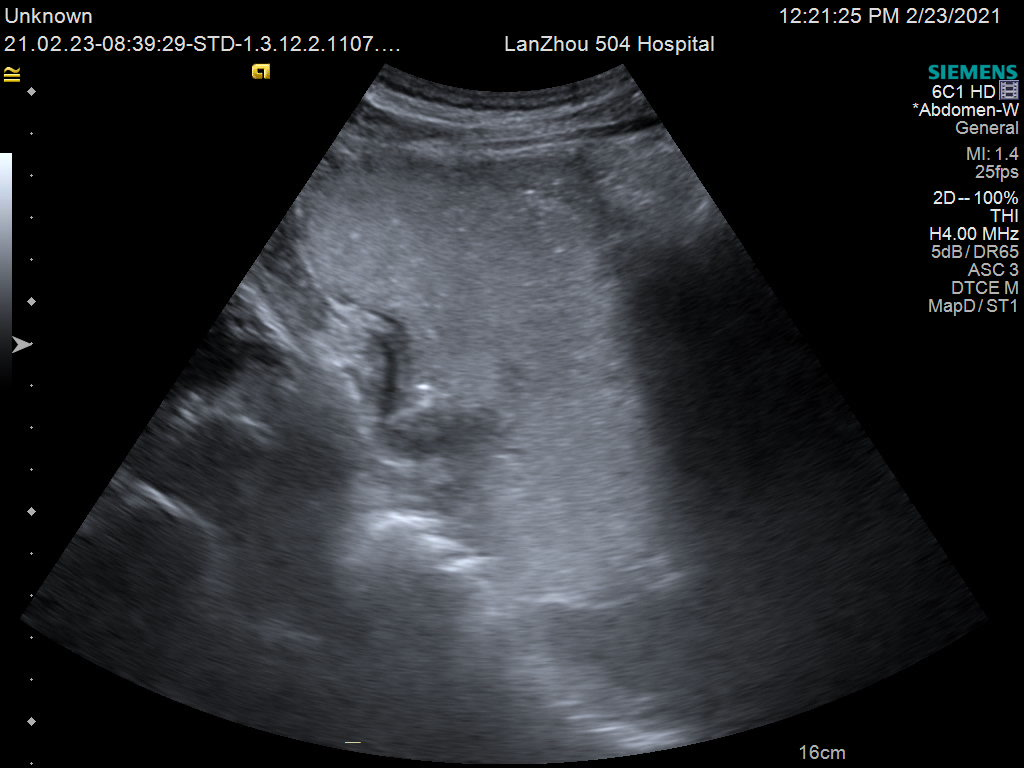
#> input picture data/extracted_external_province_review/中核五〇四医院/图片/hbd1-1.jpg, 1024 x 768 px
$ python -i preprocess_direct_surgery_datasets.py   (imports and definitions only)
#> lines starting #> are read from the running program, lines starting #| are printed output that depends on the picture; after the words box and inside, x2 and y2 are one past the last pixel; in counts of white or black regions, pixels touching at a corner belong together
#!/usr/bin/env python
"""
统一预处理协和内部数据集和外部测试集中的胃癌直接手术图像。

输出内容包括：
1. 原图 JPG
2. 去 UI 裁剪图
3. ROI 紧框裁剪图
4. 原图 / 去 UI / ROI 三套 overlay
5. 原图 / 去 UI / ROI 三套 LabelMe 标注
6. 原图 / 去 UI / ROI 三套二值 ROI mask
7. manifest.csv 和 unmatched_files.csv
"""

from __future__ import annotations

import argparse
import csv
import json
import re
import shutil
import tempfile
from collections import defaultdict
from dataclasses import dataclass
from pathlib import Path
from typing import Dict, Iterable, List, Optional, Sequence, Tuple

import cv2
import nibabel as nib
import numpy as np
import pydicom


ROOT = Path(__file__).resolve().parents[1]
OUTPUT_ROOT = ROOT / "processed_datasets"

DEFAULT_DATASET_CONFIGS = {
    "internal": {
        "source": ROOT / "协和内部数据集" / "直接手术",
        "output": OUTPUT_ROOT / "internal_direct_surgery",
    },
    "external": {
        "source": ROOT / "胃癌直接手术外部测试集" / "直接手术图片",
        "output": OUTPUT_ROOT / "external_direct_surgery",
    },
}

EXTERNAL_CENTER_NAMES = {
    "三明市第二医院",
    "福建省肿瘤医院",
    "莆田学院附属医院",
    "莆田市第一医院",
    "北京友谊医院",
    "佛山市第一人民医院",
    "福建省德化县医院",
    "中核五〇四医院",
    "福建省立医院",
}

EXTERNAL_CENTER_ALIASES = {
    "中核五O四医院": "中核五〇四医院",
}


def normalize_external_center_name(name: str) -> str:
    return EXTERNAL_CENTER_ALIASES.get(name, name)

IMAGE_EXTENSIONS = {".jpg", ".jpeg", ".bmp", ".png", ".dcm"}
MASK_EXTENSIONS = {".nii", ".nii.gz", ".gz"}

# 主要用于 crop_ui。思路是先按数据集与分辨率套用稳定的大框，
# 目标是稳定去掉 UI，而不是追求最紧主体框。
RESOLUTION_UI_PRESETS = {
    "internal_2018": {
        (960, 720): (0.08, 0.12, 0.91, 0.91),
        (1280, 1024): (0.08, 0.10, 0.92, 0.90),
    },
    "internal_2019": {
        (960, 720): (0.08, 0.12, 0.91, 0.91),
        (768, 576): (0.08, 0.12, 0.91, 0.91),
    },
    "internal_2020_2023": {
        (1280, 960): (0.12, 0.10, 0.90, 0.86),
        (1552, 970): (0.12, 0.10, 0.90, 0.86),
        (1292, 970): (0.12, 0.10, 0.90, 0.86),
        (1440, 1080): (0.12, 0.10, 0.90, 0.86),
        (960, 720): (0.10, 0.10, 0.90, 0.88),
    },
    "internal_2024": {
        (1280, 960): (0.11, 0.11, 0.91, 0.87),
        (1552, 873): (0.10, 0.08, 0.92, 0.88),
        (1920, 1080): (0.10, 0.08, 0.92, 0.88),
        (1442, 802): (0.10, 0.08, 0.92, 0.88),
    },
    "internal_2025": {
        (1280, 960): (0.10, 0.11, 0.91, 0.89),
        (1286, 1028): (0.10, 0.11, 0.91, 0.89),
    },
    "external_tumor_hospital": {
        (720, 576): (0.08, 0.08, 0.92, 0.90),
        (768, 576): (0.08, 0.08, 0.92, 0.90),
        (800, 600): (0.08, 0.08, 0.92, 0.90),
        (960, 720): (0.10, 0.10, 0.90, 0.88),
        (1024, 576): (0.08, 0.08, 0.92, 0.90),
        (1024, 768): (0.08, 0.08, 0.92, 0.90),
        (1452, 1038): (0.08, 0.08, 0.92, 0.90),
        (1460, 1080): (0.08, 0.08, 0.92, 0.90),
        (1552, 970): (0.08, 0.08, 0.92, 0.90),
        (1552, 874): (0.08, 0.08, 0.92, 0.90),
        (1656, 992): (0.08, 0.08, 0.92, 0.90),
        (640, 480): (0.10, 0.10, 0.90, 0.88),
        (800, 555): (0.08, 0.08, 0.92, 0.90),
        (1280, 1024): (0.08, 0.08, 0.92, 0.90),
        (1920, 1080): (0.08, 0.08, 0.92, 0.90),
    },
    "external_putian2": {
        (1280, 960): (0.09, 0.11, 0.91, 0.86),
    },
    "external_putian1": {
        (720, 480): (0.11, 0.06, 0.86, 0.92),
        (768, 576): (0.14, 0.12, 0.85, 0.88),
        (960, 720): (0.10, 0.08, 0.90, 0.93),
        (1292, 970): (0.09, 0.08, 0.89, 0.92),
        (1200, 920): (0.09, 0.08, 0.89, 0.92),
        (1920, 1200): (0.10, 0.08, 0.88, 0.92),
        (1340, 1150): (0.09, 0.08, 0.89, 0.92),
        (680, 412): (0.10, 0.08, 0.90, 0.92),
        (1182, 899): (0.09, 0.08, 0.89, 0.92),
        (1300, 950): (0.09, 0.08, 0.89, 0.92),
    },
    "external_sanming": {
        (960, 720): (0.15, 0.13, 0.92, 0.90),
        (1280, 960): (0.15, 0.13, 0.92, 0.90),
    },
}


@dataclass
class FileEntry:
    path: Path
    relative_dir: Path
    base_name: str
    normalized_name: str
    extension: str


@dataclass
class PairEntry:
    image: FileEntry
    mask: FileEntry
    sample_id: str


def ensure_dir(path: Path) -> None:
    path.mkdir(parents=True, exist_ok=True)


# [7 lines left out: function file_extension, not called in this run]


def is_image_file(path: Path) -> bool:
    return file_extension(path) in IMAGE_EXTENSIONS


def is_mask_file(path: Path) -> bool:
    return file_extension(path) in MASK_EXTENSIONS


# [14 lines left out: functions strip_known_extension, normalize_base_name, not called in this run]


def compact_name(name: str) -> str:
    return re.sub(r"\s+", "", name)


# [82 lines left out: functions last_two_tokens, trailing_number, group_prefix, candidate_keys, safe_slug, infer_crop_profile and 1 more, not called in this run]


def relative_dir_parts(entry: FileEntry) -> Tuple[str, ...]:
    return tuple(entry.relative_dir.parts)


# [27 lines left out: functions infer_internal_year, infer_external_center, not called in this run]


def collect_entries(source_root: Path) -> Tuple[List[FileEntry], List[FileEntry]]:
    return collect_entries_from_roots([source_root])


# [241 lines left out: functions collect_entries_from_roots, build_mask_index, match_score, pair_images_and_masks, load_image, normalize_grayscale and 2 more, not called in this run]


def clamp_rect(rect: Tuple[int, int, int, int], width: int, height: int) -> Tuple[int, int, int, int]:
    x1, y1, x2, y2 = rect
    x1 = max(0, min(int(x1), width - 1))
    y1 = max(0, min(int(y1), height - 1))
    x2 = max(x1 + 1, min(int(x2), width))
    y2 = max(y1 + 1, min(int(y2), height))
    return x1, y1, x2, y2


# [10 lines left out: function rect_from_ratios, not called in this run]


def expand_rect(
    rect: Tuple[int, int, int, int],
    width: int,
    height: int,
    margin_x: int,
    margin_y: int,
) -> Tuple[int, int, int, int]:
    x1, y1, x2, y2 = rect
    return clamp_rect((x1 - margin_x, y1 - margin_y, x2 + margin_x, y2 + margin_y), width, height)


# [11 lines left out: function union_rect, not called in this run]


def rect_area_ratio(rect: Tuple[int, int, int, int], width: int, height: int) -> float:
    x1, y1, x2, y2 = rect
    return ((x2 - x1) * (y2 - y1)) / float(width * height)


# [10 lines left out: function rect_contains, not called in this run]


def expand_rect_to_min_area(
    rect: Tuple[int, int, int, int],
    width: int,
    height: int,
    min_ratio: float,
) -> Tuple[int, int, int, int]:
    x1, y1, x2, y2 = rect
    cx = (x1 + x2) / 2.0
    cy = (y1 + y2) / 2.0
    target_w = max(x2 - x1, int(round((width * height * min_ratio) ** 0.5)))
    target_h = max(y2 - y1, int(round((width * height * min_ratio) ** 0.5)))
    new_x1 = int(round(cx - target_w / 2.0))
    new_y1 = int(round(cy - target_h / 2.0))
    new_x2 = new_x1 + target_w
    new_y2 = new_y1 + target_h
    return clamp_rect((new_x1, new_y1, new_x2, new_y2), width, height)


# [24 lines left out: function shrink_rect_to_max_area, not called in this run]


def merge_ui_rect_with_roi(
    base_rect: Tuple[int, int, int, int],
    mask: Optional[np.ndarray],
    width: int,
    height: int,
    *,
    min_area_ratio: float = 0.45,
    max_area_ratio: float = 0.82,
    roi_margin_ratio: float = 0.08,
) -> Tuple[int, int, int, int]:
    rect = base_rect
    roi_guard: Optional[Tuple[int, int, int, int]] = None
    if mask is not None and np.any(mask > 0):
        roi_guard = compute_roi_crop_rect(mask, margin_ratio=roi_margin_ratio)
        if not rect_contains(rect, roi_guard):
            rect = union_rect(rect, roi_guard, width, height)

    ratio = rect_area_ratio(rect, width, height)
    if ratio < min_area_ratio:
        rect = expand_rect_to_min_area(rect, width, height, min_area_ratio)
    elif ratio > max_area_ratio:
        if roi_guard is not None and rect_contains(base_rect, roi_guard):
            rect = base_rect
        else:
            rect = shrink_rect_to_max_area(rect, width, height, max_area_ratio, must_contain=roi_guard)
    return rect


DEFAULT_UI_CROP_RATIOS = (0.08, 0.08, 0.92, 0.90)


def default_ui_crop_rect(width: int, height: int) -> Tuple[int, int, int, int]:
    return rect_from_ratios(width, height, DEFAULT_UI_CROP_RATIOS)


def rect_from_component_mask(mask: np.ndarray) -> Optional[Tuple[int, int, int, int]]:
    count, _, stats, _ = cv2.connectedComponentsWithStats(mask)
    if count <= 1:
        return None
    best_index = 1 + int(np.argmax(stats[1:, cv2.CC_STAT_AREA]))
    x, y, w, h, _ = stats[best_index]
    return int(x), int(y), int(x + w), int(y + h)


# [48 lines left out: functions rect_from_mean_threshold, trim_dark_edges, not called in this run]


def rect_from_bright_component(
    gray: np.ndarray,
    threshold: float,
    open_kernel: int = 5,
    close_kernel: int = 25,
) -> Optional[Tuple[int, int, int, int]]:
    _, thresh = cv2.threshold(gray, threshold, 255, cv2.THRESH_BINARY)
    thresh = cv2.morphologyEx(thresh, cv2.MORPH_OPEN, np.ones((open_kernel, open_kernel), np.uint8))
    thresh = cv2.morphologyEx(thresh, cv2.MORPH_CLOSE, np.ones((close_kernel, close_kernel), np.uint8))
    return rect_from_component_mask(thresh)


def compute_auto_ui_crop_rect(
    image_rgb: np.ndarray,
    profile_key: Optional[str] = None,
    center_name: Optional[str] = None,
    mask: Optional[np.ndarray] = None,
) -> Tuple[int, int, int, int]:
    gray = cv2.cvtColor(image_rgb, cv2.COLOR_RGB2GRAY)
    height, width = gray.shape
    border = max(8, min(height, width) // 20)
    border_pixels = np.concatenate(
        [
            gray[:border, :].ravel(),
            gray[-border:, :].ravel(),
            gray[:, :border].ravel(),
            gray[:, -border:].ravel(),
        ]
    )
    default_threshold = float(np.percentile(border_pixels, 95) + 5)

    def finalize(rect: Tuple[int, int, int, int]) -> Tuple[int, int, int, int]:
        return merge_ui_rect_with_roi(rect, mask, width, height)

    preset = None
    if profile_key is not None:
        preset = RESOLUTION_UI_PRESETS.get(profile_key, {}).get((width, height))
    if preset is not None:
        return finalize(rect_from_ratios(width, height, preset))

    if center_name == "福建省肿瘤医院":
        trim_threshold = max(default_threshold, float(np.mean(border_pixels) + 1.0))
        rect = rect_from_mean_threshold(gray, trim_threshold, trim_threshold)
        if rect is None:
            rect = rect_from_bright_component(gray, trim_threshold)
        if rect is not None:
            rect = expand_rect(rect, width, height, max(18, int(width * 0.04)), max(18, int(height * 0.04)))
            return finalize(rect)

    if center_name == "莆田学院附属医院":
        component_threshold = max(default_threshold, float(np.mean(border_pixels) + 6.0))
        rect = rect_from_bright_component(gray, component_threshold, open_kernel=5, close_kernel=31)
        if rect is not None:
            rect = expand_rect(rect, width, height, max(20, int(width * 0.10)), max(20, int(height * 0.08)))
            return finalize(rect)

    if center_name == "莆田市第一医院":
        roi_fallback_rect = None
        if mask is not None and np.any(mask > 0):
            roi_tight = compute_roi_crop_rect(mask, margin_ratio=0.08)
            roi_fallback_rect = expand_rect(
                roi_tight,
                width,
                height,
                max(180, int(width * 0.28)),
                max(140, int(height * 0.24)),
            )
        rect = trim_dark_edges(
            gray,
            row_threshold=8.0,
            col_threshold=8.0,
            trim_top=False,
            trim_bottom=True,
            trim_left=True,
            trim_right=True,
        )
        if rect is None:
            rect = rect_from_mean_threshold(gray, threshold_x=15.0, threshold_y=12.0)
        if rect is not None:
            area_ratio = ((rect[2] - rect[0]) * (rect[3] - rect[1])) / float(width * height)
            if area_ratio >= 0.93 and roi_fallback_rect is not None:
                rect = roi_fallback_rect
            rect = expand_rect(rect, width, height, max(20, int(width * 0.03)), max(12, int(height * 0.02)))
            return finalize(rect)
        if roi_fallback_rect is not None:
            return finalize(roi_fallback_rect)

    rect = rect_from_bright_component(gray, default_threshold)
    if rect is None:
        return finalize(default_ui_crop_rect(width, height))

    x1, y1, x2, y2 = rect
    area_ratio = ((x2 - x1) * (y2 - y1)) / float(width * height)
    if area_ratio >= 0.96:
        return finalize(default_ui_crop_rect(width, height))

    rect = expand_rect(
        rect,
        width,
        height,
        max(20, int(round(width * 0.18)), int(round((x2 - x1) * 0.25))),
        max(20, int(round(height * 0.14)), int(round((y2 - y1) * 0.25))),
    )
    return finalize(rect)


# [21 lines left out: function compute_roi_crop_rect, not called in this run]


def crop_array(array: np.ndarray, rect: Tuple[int, int, int, int]) -> np.ndarray:
    x1, y1, x2, y2 = rect
    return array[y1:y2, x1:x2]


# [137 lines left out: functions create_overlay, mask_to_shapes, build_labelme_json, save_variant, save_manifest_rows, clear_output_root and 2 more, not called in this run]


@dataclass
class ProcessHospitalResult:
    manifest_rows: List[dict]
    error_rows: List[dict]
    unmatched_rows: List[dict]
    matched_pairs: int


# [336 lines left out: functions process_external_hospital, process_dataset, parse_args, main, not called in this run]


# [2 lines not run here, left out]

>>> import cv2
>>> picture = cv2.cvtColor(cv2.imread('../data/extracted_external_province_review/中核五〇四医院/图片/hbd1-1.jpg'), cv2.COLOR_BGR2RGB)
>>> result = compute_auto_ui_crop_rect(picture)
#> in compute_auto_ui_crop_rect, `default_threshold = float(np.percentile(border_pixels, 95) + 5)`: default_threshold = 130
#> in rect_from_bright_component, `_, thresh = cv2.threshold(gray, threshold, 255, cv2.THRESH_BINARY)`:
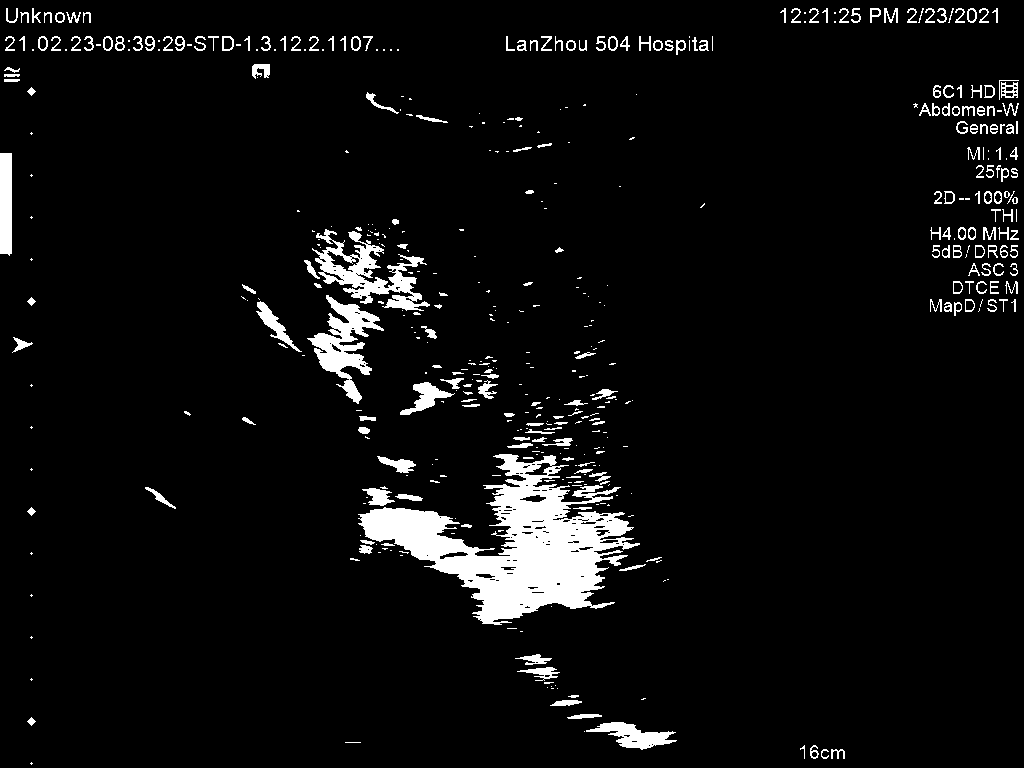
#> thresh: shape (768, 1024); 5.5% white; 480 white regions (260 under 20 px), largest, box (x1, y1, x2, y2) and area: (358, 454, 640, 625) 19271, (312, 229, 430, 311) 3368, (307, 295, 384, 404) 2910
#> in rect_from_bright_component, `thresh = cv2.morphologyEx(thresh, cv2.MORPH_OPEN, np.ones((open_kernel..`:
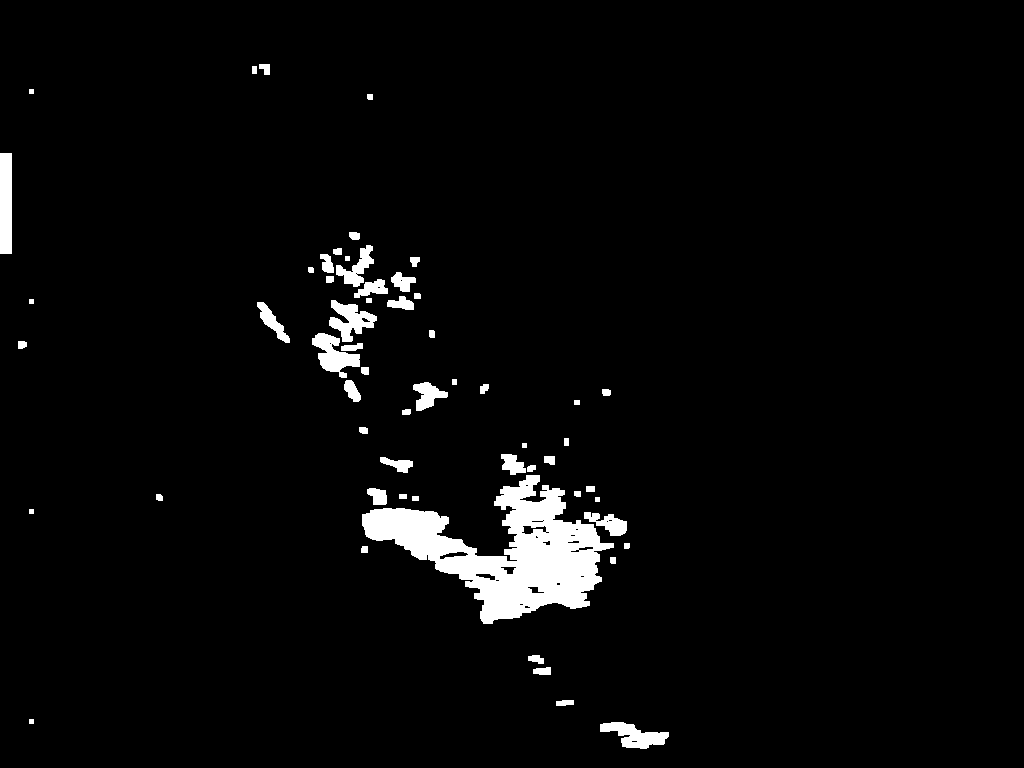
#> thresh: shape (768, 1024); 3.4% white; 58 white regions, largest, box (x1, y1, x2, y2) and area: (362, 475, 614, 624) 15702, (0, 153, 12, 254) 1212, (312, 333, 360, 378) 1061
#> in rect_from_bright_component, `thresh = cv2.morphologyEx(thresh, cv2.MORPH_CLOSE, np.ones((close_kern..`:
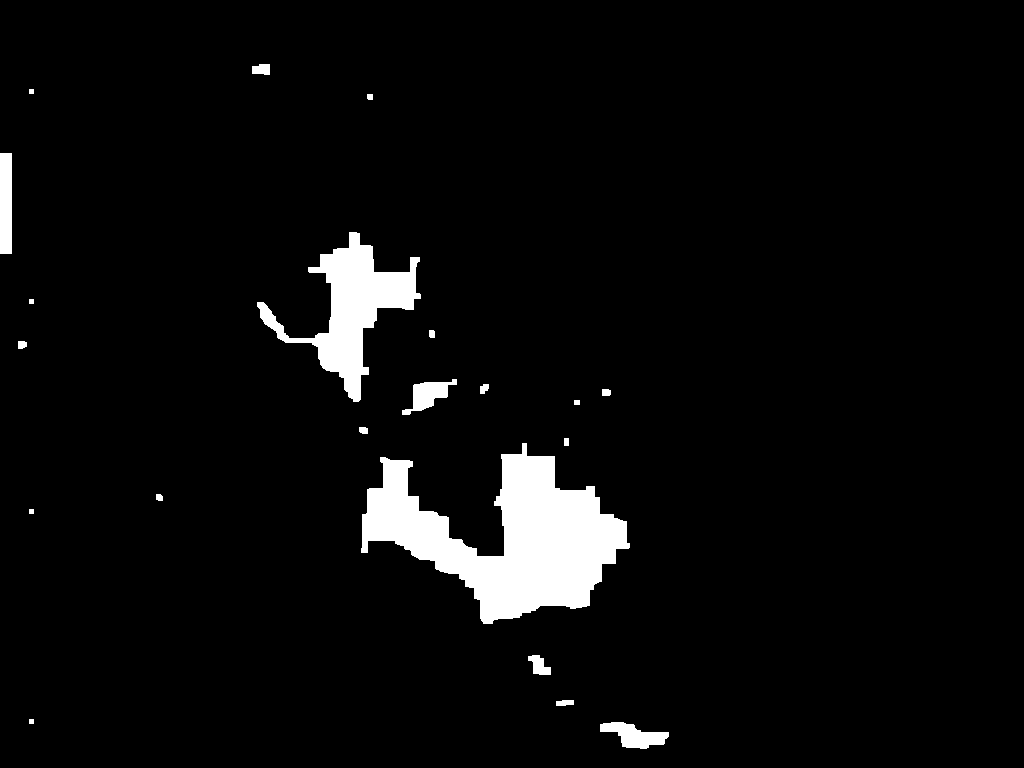
#> thresh: shape (768, 1024); 4.5% white; 21 white regions, largest, box (x1, y1, x2, y2) and area: (361, 443, 630, 624) 22807, (257, 232, 421, 402) 8711, (0, 153, 12, 254) 1212
#> in rect_from_component_mask, `count, _, stats, _ = cv2.connectedComponentsWithStats(mask)`: count = 22; stats = 22 rows, first 6: [0, 0, 1024, 768, 750712], [252, 64, 18, 11, 172], [29, 89, 5, 5, 25], [367, 94, 6, 6, 35], [0, 153, 12, 101, 1212], [257, 232, 164, 170, 8711]
#> in rect_from_component_mask, `best_index = 1 + int(np.argmax(stats[1:, cv2.CC_STAT_AREA]))`: best_index = 15
#> in rect_from_component_mask, `x, y, w, h, _ = stats[best_index]`: x = 361; y = 443; w = 269; h = 181
#> in compute_auto_ui_crop_rect, `rect = rect_from_bright_component(gray, default_threshold)`: rect = (361, 443, 630, 624)
#> in compute_auto_ui_crop_rect, `x1, y1, x2, y2 = rect`: x1 = 361; y1 = 443; x2 = 630; y2 = 624
#> in compute_auto_ui_crop_rect, `area_ratio = ((x2 - x1) * (y2 - y1)) / float(width * height)`: area_ratio = 0.0619
#> in expand_rect, `x1, y1, x2, y2 = rect`: x1 = 361; y1 = 443; x2 = 630; y2 = 624
#> in compute_auto_ui_crop_rect, `rect = expand_rect( rect, width, height, max(20, int(round(width * 0.1..`: rect = (177, 335, 814, 732)
#> in rect_area_ratio, `x1, y1, x2, y2 = rect`: x1 = 177; y1 = 335; x2 = 814; y2 = 732
#> in merge_ui_rect_with_roi, `ratio = rect_area_ratio(rect, width, height)`: ratio = 0.322
#> in expand_rect_to_min_area, `x1, y1, x2, y2 = rect`: x1 = 177; y1 = 335; x2 = 814; y2 = 732
#> in expand_rect_to_min_area, `cx = (x1 + x2) / 2.0`: cx = 495.5
#> in expand_rect_to_min_area, `cy = (y1 + y2) / 2.0`: cy = 533.5
#> in expand_rect_to_min_area, `target_w = max(x2 - x1, int(round((width * height * min_ratio) ** 0.5)))`: target_w = 637
#> in expand_rect_to_min_area, `target_h = max(y2 - y1, int(round((width * height * min_ratio) ** 0.5)))`: target_h = 595
#> in expand_rect_to_min_area, `new_x1 = int(round(cx - target_w / 2.0))`: new_x1 = 177
#> in expand_rect_to_min_area, `new_y1 = int(round(cy - target_h / 2.0))`: new_y1 = 236
#> in expand_rect_to_min_area, `new_x2 = new_x1 + target_w`: new_x2 = 814
#> in expand_rect_to_min_area, `new_y2 = new_y1 + target_h`: new_y2 = 831
#> in merge_ui_rect_with_roi, `rect = expand_rect_to_min_area(rect, width, height, min_area_ratio)`: rect = (177, 236, 814, 768)
#> result = (177, 236, 814, 768)
